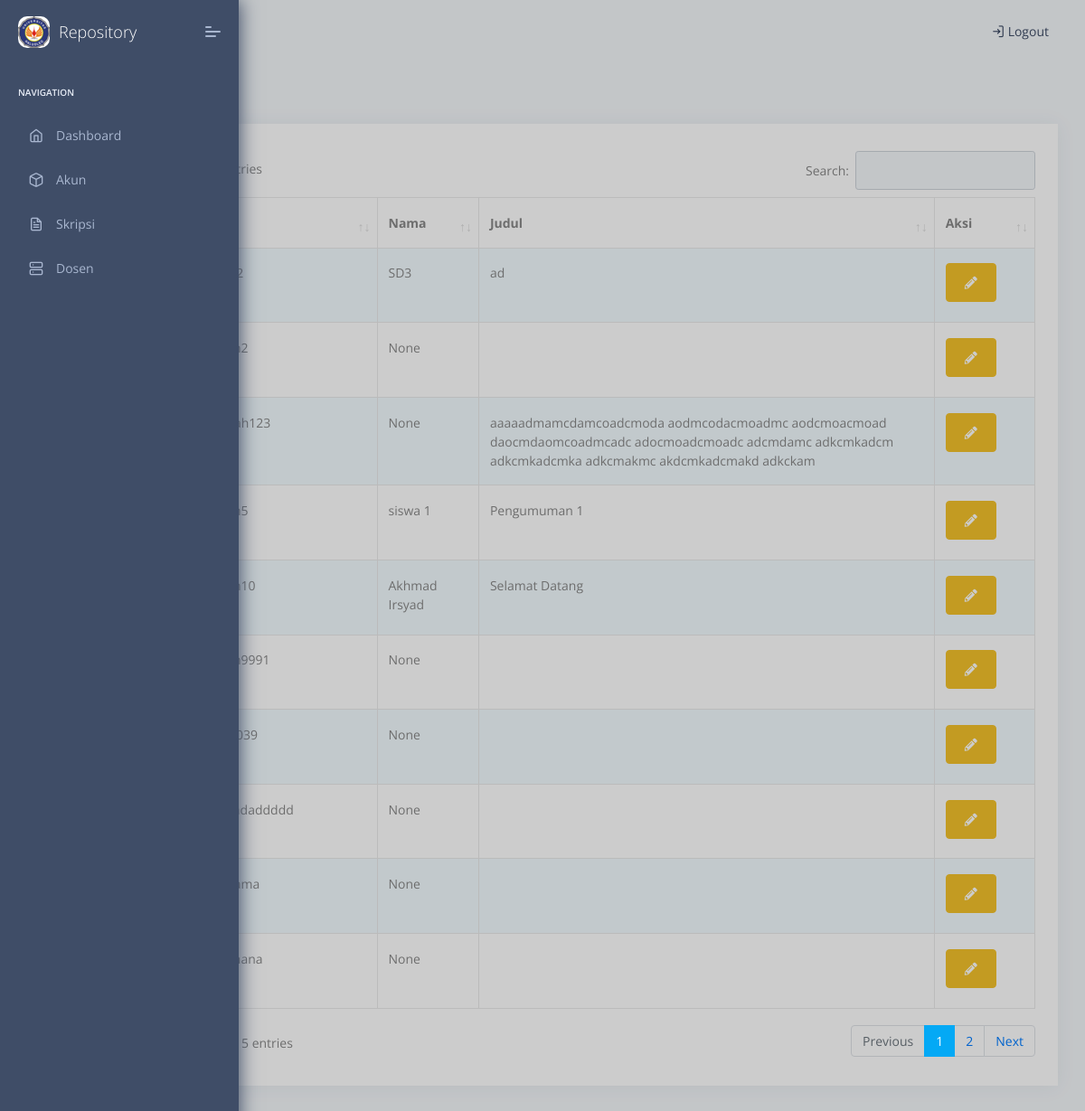
Page /mahasiswa/ (signed in) on the committed database.
### web/models.py (models this page shows, shortened)
class mahasiswa(models.Model):
    nama = models.CharField(max_length=50, blank=True, null=True)
    nim = models.OneToOneField(User, on_delete=models.CASCADE, unique=True)
    id_jurusan = models.ForeignKey(jurusan, on_delete=models.DO_NOTHING, blank=True, null=True)
    pembimbing1 = models.ForeignKey(dosen, related_name="pembimbing1",on_delete=models.DO_NOTHING,blank=True, null=True)
    pembimbing2 = models.ForeignKey(dosen, related_name="pembimbing2",on_delete=models.DO_NOTHING,blank=True, null=True)
    judul = models.CharField(max_length=150)
    abstrak = models.TextField(blank=True, null=True)
    abstract = models.TextField(blank=True, null=True)
    bab1 = models.FileField(upload_to=_upload_path, blank=True, null=True, validators=[FileExtensionValidator(['pdf']), file_size])
    bab2 = models.FileField(upload_to=_upload_path, blank=True, null=True, validators=[FileExtensionValidator(['pdf']), file_size])
    bab3 = models.FileField(upload_to=_upload_path, blank=True, null=True, validators=[FileExtensionValidator(['pdf']), file_size])
    bab4 = models.FileField(upload_to=_upload_path, blank=True, null=True, validators=[FileExtensionValidator(['pdf']), file_size])
    bab5 = models.FileField(upload_to=_upload_path, blank=True, null=True, validators=[FileExtensionValidator(['pdf']), file_size])
    daftar_pustaka = models.FileField(upload_to=_upload_path, blank=True, null=True, validators=[FileExtensionValidator(['pdf']), file_size])

class User(AbstractUser):
    USER_TYPE_CHOICES = (
        (1, 'Mahasiswa'),
        (2, 'Dosen'),
        (3, 'Admin'),
    )
    user_type = models.PositiveIntegerField(choices=USER_TYPE_CHOICES, default=1)
    __original_mode = None
    def __init__(self, *args, **kwargs):
        super(User, self).__init__(*args, **kwargs)
        self.__original_mode = self.user_type

### web/views.py (the view)
# urls.py: path('mahasiswa/', views.list_mahasiswa, name='mahasiswa'),
@login_required
@admin_required
def list_mahasiswa(request):
    Data_mhs = mahasiswa.objects.all()
    context = {
        'rows': Data_mhs,
    }
    return render(request, 'web/mahasiswa.html', context)

### templates/web/mahasiswa.html (shortened to what this page needs)
{% extends 'web/base.html' %}
{% load static %}
{% block body %}
                    <div class="page-header">
                        <div class="page-block">
                            <div class="row align-items-center">
                                <div class="col-md-12">
                                    <ul class="breadcrumb">
                                        <li class="breadcrumb-item"><a href="{% url 'index' %}"></a></li>
                                    </ul>
                                </div>
                            </div>
                        </div>
                    </div>
                    <div class="main-body">
                        <div class="page-wrapper">
                            <div class="row">
                                <div class="col-sm-12">
                                    <div class="card">
                                        <div class="card-block">
                                        <div class="table-responsive">
                                            <table  id="example" class="table table-striped table-bordered">
                                    <thead>
                                        <tr>
                                            <th>No</th>
                                            <th>NIM</th>
                                            <th>Nama</th>
                                            <th>Judul</th>
                                            <th>Aksi</th>
                                        </tr>
                                    </thead>
                                    <tbody>
                                        {% for row in rows %}
                                            <tr>
                                                <td>{{ forloop.counter }}</td>
                                                <td>{{ row.nim.username }}</td>
                                                <td>{{ row.nama }}</td>
                                                <td>{{ row.judul }}</td>
                                                <td>
                                                    <button type="button" id="update-mhs" class="bs-modal update-mhs btn btn-sm btn-warning" data-form-url="{% url 'update_mhs' row.pk %}">
                                                        <span class="fa fa-pencil-alt"></span>
                                                    </button>
                                                </td>
                                            </tr>
                                        {% endfor %}
                                    </tbody>
                                </table>
                                </div>
                                        </div>
                                    </div>
                                </div>
                            </div>
{% endblock %}

### rows in the picture
mahasiswa: nama "SD3", judul "ad"
mahasiswa: nama "None"
mahasiswa: nama "None", judul "aaaaadmamcdamcoadcmoda aodmcodacmoadmc aodcmoacmoad daocmdaomcoadmcadc adocmoadcmoadc adcmdamc adkcmkadcm adkcmkadcmka adkcmakmc akdcmkadcmakd adkckam"
mahasiswa: nama "siswa 1", judul "Pengumuman 1"
mahasiswa: nama "Akhmad Irsyad", judul "Selamat Datang"
mahasiswa: nama "None"
mahasiswa: nama "None"
mahasiswa: nim.username "adadadaddddd", nama "None"
mahasiswa: nama "None"
mahasiswa: nama "None"
